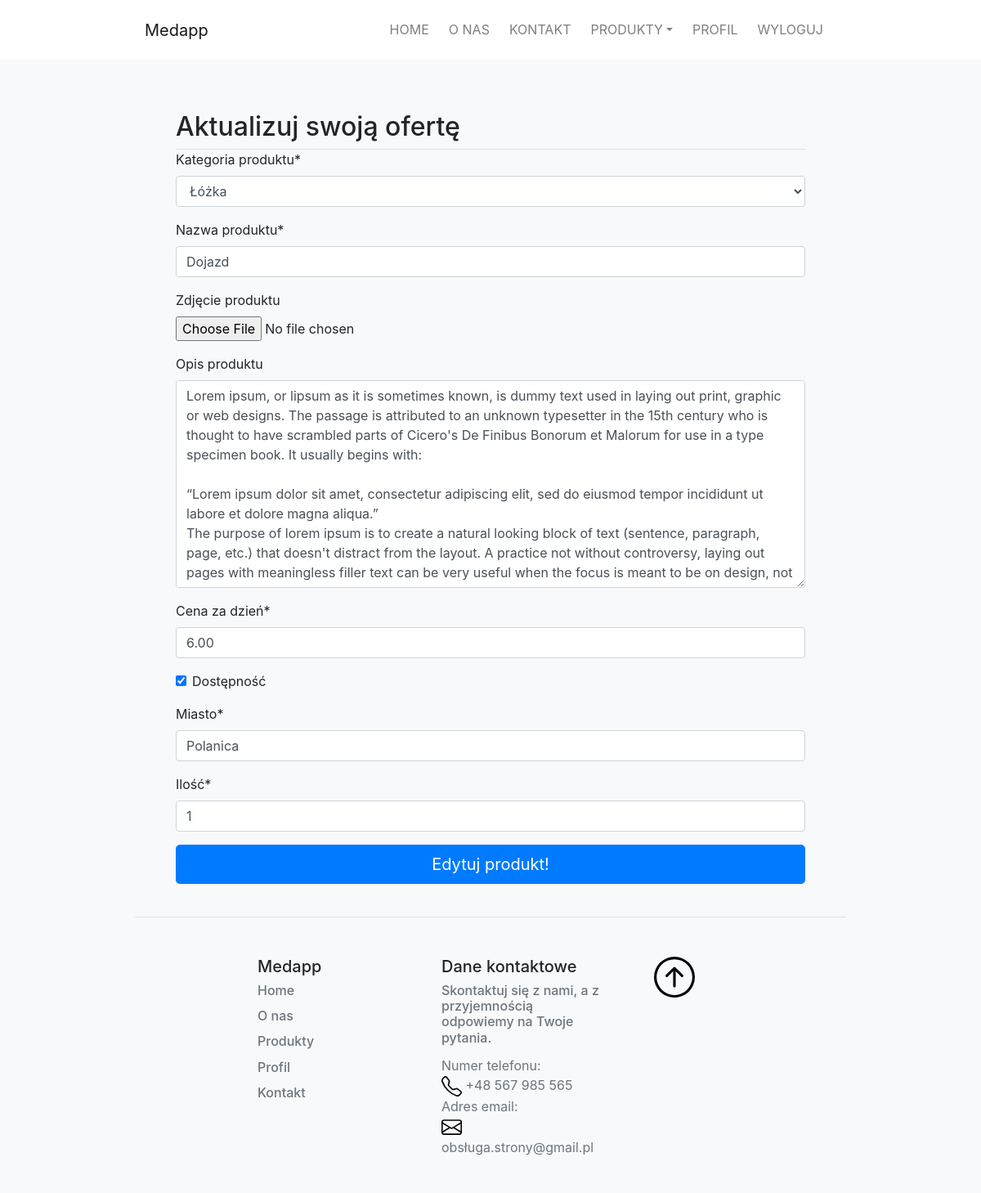
Before: /product/23/update/ (signed in) with the older database file.
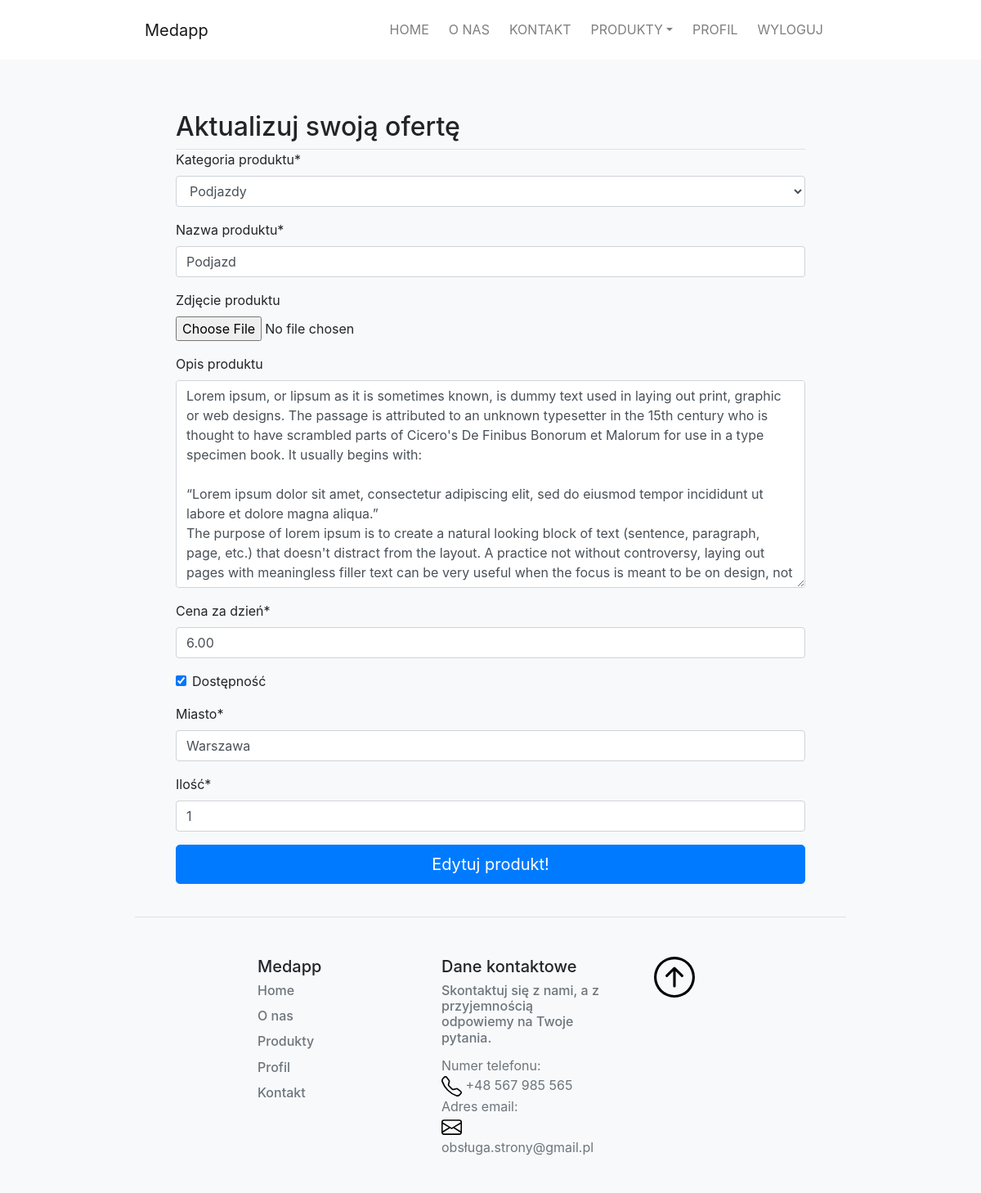
After: the same page with the newer database file.
### medapp/models.py (models this page shows, shortened)
class Product(models.Model):
    category = models.ForeignKey(Category, related_name='products', on_delete=models.CASCADE, verbose_name="Kategoria produktu")
    author = models.ForeignKey(User,on_delete=models.CASCADE)
    name = models.CharField(max_length=200,db_index=True, verbose_name="Nazwa produktu")
    image = models.ImageField(upload_to='products/%Y/%m/%d', blank = True, verbose_name="Zdjęcie produktu")
    description = models.TextField(blank=True, verbose_name="Opis produktu")
    price = models.DecimalField(max_digits=10, decimal_places=2,verbose_name="Cena za dzień")
    available = models.BooleanField(default=True, verbose_name="Dostępność")
    created = models.DateField(auto_now_add=True)
    city = models.CharField(max_length=200, default="",verbose_name="Miasto")
    quantity = models.DecimalField(max_digits=10, decimal_places=0, default=1,verbose_name="Ilość")
    class Meta:
        ordering = ('name',)

class Category(models.Model):
    name = models.CharField(max_length=200, db_index=True)
    slug = models.SlugField(max_length=200, db_index=True, unique=True)
    class Meta:
        ordering = ('name',)
        verbose_name = 'category'
        verbose_name_plural = 'categories'
    def __str__(self):
        return self.name
    def get_absolute_url(self):
        return reverse('medapp:product_list_by_category', args=[self.slug])

### medapp/views.py (the view, shortened to what this page needs)
# urls.py: path('product/<int:pk>/update/', ProductUpdateView.as_view(), name='product-update'),
class ProductUpdateView(LoginRequiredMixin, UserPassesTestMixin, UpdateView):
    model = Product
    template_name ='medapp/product_update.html'
    fields = ['category', 'name', 'image', 'description', 'price' ,'available', 'city', 'quantity']
    def test_func(self):
        product = self.get_object()
        if self.request.user == product.author:
            return True
        else:
            return False

### medapp/views.py (called while the page is built)
def categories(request):
    categories = Category.objects.all()
    return {'categories': categories}

### medapp/templates/medapp/product_update.html (shortened to what this page needs)
{% extends "medapp/base.html" %}
{% load crispy_forms_tags %}
{% block content %}
<form class="form-signin" style="max-width: 800px; height: 1000px;" method="POST" enctype="multipart/form-data">
    <div class="border-bottom">
        <h2 class="pt-5">Aktualizuj swoją ofertę</h2>
    </div>
    {{ form|crispy }}
    <button  class="btn btn-lg btn-primary btn-block" type="submit">Edytuj produkt!</button>
</form>
{% endblock content %}

Changed rows visible on the page:
no longer on this page (row unchanged): Category: name "Dojazd"
changed Product: category "Łóżka" → "Podjazdy"; city "Polanica" → "Warszawa"
now on this page (row edited): Category: name "Podjazd"
